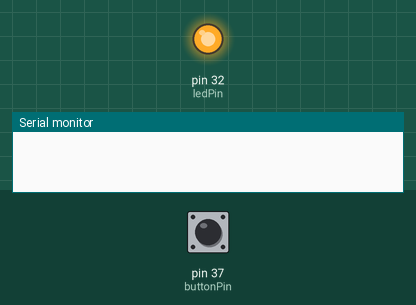
A sketch run on a simulated Arduino Mega 2560, built for the host (arithmetic inside an expression is 32-bit, double 64-bit). Parts: output pins drawn as LEDs (lit = HIGH), the last lines printed to the serial monitor. Dashed ring = blinking. Inputs (shaded band) come from the test bench; at power-on: pin 37 (buttonPin) LOW. No radio packets arrive unless stated.

Above: at 1.1 s.
At 2.5 s:
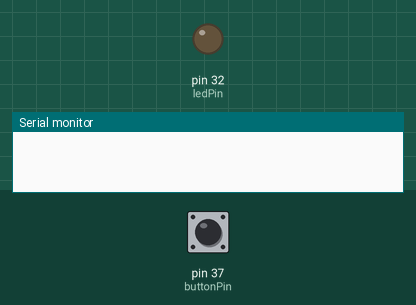
2.6 s: pin 37 (buttonPin) pulled HIGH for 3.2 s
At 3.33 s:
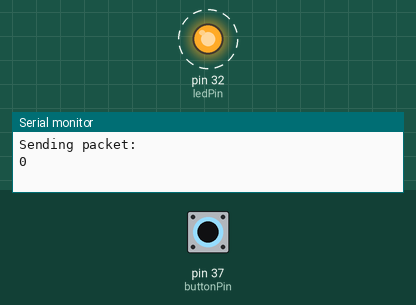
Timing chart, 0 to 7.0 s (numbered marks = the images above; inputs shaded):
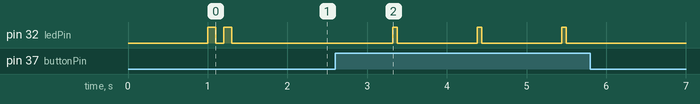

The sketch:

MyLoRaSender.ino
```cpp
// TODO - need to merge with LCD input stuff
#include <SPI.h>
#include <LoRa.h>
// defining SPI pins
#define SCK 25
#define MISO 27
#define MOSI 26
#define NSS 33
// defining LoRa pins
#define RST 2
#define DIO0 17

#define buttonPin 37
#define ledPin 32

int counter = 0;

void setup() {
  SPI.begin(SCK, MISO, MOSI, NSS); // custom pins for SPI (because defaults are hidden)
  LoRa.setPins(NSS, RST, DIO0); // custom pins for LoRa (because defaults are hidden)
  pinMode(ledPin, OUTPUT);
  pinMode(buttonPin, INPUT);

  delay(1000);
  Serial.begin(115200);
  while (!Serial);

  // Serial.println("LoRa Sender");
  digitalWrite(ledPin, HIGH); // flashing to signal that setup has happened
  delay(100);
  digitalWrite(ledPin, LOW);
  delay(100);
  digitalWrite(ledPin, HIGH);
  delay(100);
  digitalWrite(ledPin, LOW);

  if (!LoRa.begin(433E6)) {
    // Serial.println("Starting LoRa failed!");
    while (1);
  }
  // Serial.println("End");
}

void loop() {
  if (digitalRead(buttonPin) == HIGH) {
    buttonPress();
  }
  delay(1000);
}


void buttonPress() {
  // Serial.println(test_mes);
  sendMessage(createMessage());
}

void sendMessage(char* message) {
  digitalWrite(ledPin, HIGH);  // turn the LED on (HIGH is the voltage level)

  Serial.println("Sending packet: ");
  Serial.println(counter);

  // send packet
  LoRa.beginPacket();
  LoRa.print(message);
  LoRa.endPacket();
  Serial.println(message);

  counter++;

  digitalWrite(ledPin, LOW);
}


char* createMessage() {
  // """We will change this function soon"""
  char* message = "Hello!";

  char* mesWithHead = addSizeHeader(message);

  return mesWithHead;
}

#define HeaderSize 3 // This is number of decimal digits in header corresponding to size of message

char* addSizeHeader(char* message) {
  // """This adds size of message in decimal (excluiding size of decimal chars)""" // TODO - this would probably be better in binary
  // Serial.print("\n");
  // Serial.print(message);
  size_t len = strlen(message); //todo try int
  // Serial.print("debug ");
  // Serial.print(len);
  // Serial.print("\n");

  static char* mesWithHead = (char*) malloc(sizeof(char)*(len+HeaderSize+1)); //+1 is so it has space for null terminator, not sure if its necessary
  copy_string(convertTo3Chars(len), mesWithHead);
  copy_string(message, mesWithHead+3);
  // sprintf(mes_whead, "%d", convertTo3Chars(len));
  // Serial.print(mes_whead);

  return mesWithHead;
}

char* convertTo3Chars(int num) {
  static char char_nums[3];
  sprintf(char_nums, "%d", num);

  int amount_to_shift = 3 - strlen(char_nums);

  for (int x = 0; x < amount_to_shift; x++) {
    char_nums[2] = char_nums[1];
    char_nums[1] = char_nums[0];
    char_nums[0] = '0';
  }

  // Serial.print("\namount to shift:");
  // Serial.print(amount_to_shift);
  // Serial.print(" char_nums: ");
  // Serial.print(char_nums);

  return char_nums;
}

void copy_string(char *src, char *dest) {
    while (*src) {
        *dest = *src;
        src++;
        dest++;
    }
    *dest = '\0';  // Null terminate the destination string
}
```

Measured:
- after the input at 2.6 s, pin 32 (ledPin): alternates HIGH for 0.06 s and LOW for 1.0 s, 6 changes in all, then stays LOW, starting after 0.72 s
